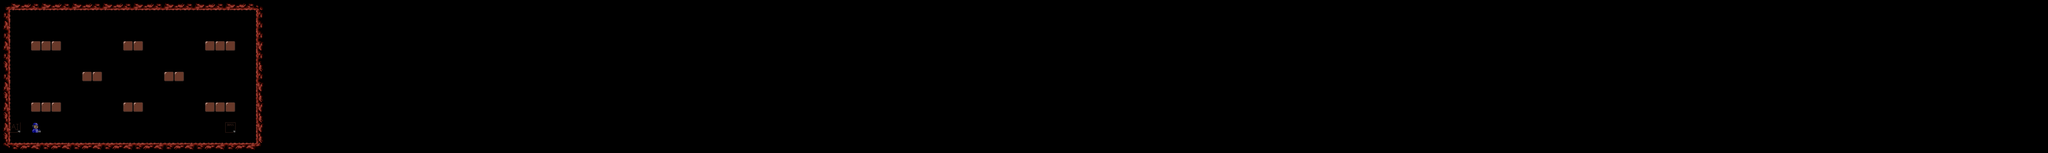

Rendered tile map (Tiled .tmx) drawn with the repository's tilesets; below, a short description and the map source with its tile grids summarised:
An orthogonal 200x15 tile map with 32x32 px tiles, 2 tile layers (terrain, object), 2 tilesets.

<map version="1.2" tiledversion="1.3.4" orientation="orthogonal" renderorder="right-down" width="200" height="15" tilewidth="32" tileheight="32" infinite="0" nextlayerid="3" nextobjectid="1">
 <editorsettings>
  <export target="stage4.csv" format="csv" />
 </editorsettings>
 <tileset firstgid="1" source="terrain.tsx" />
 <tileset firstgid="129" source="object.tsx" />
 <layer id="1" name="terrain" width="200" height="15">
  <data>[3000 cells, 98 non-empty, 17 distinct tile ids]</data>
 </layer>
 <layer id="2" name="object" width="200" height="15" opacity="0.64">
  <data>[3000 cells, 3 non-empty, 3 distinct tile ids]</data>
 </layer>
</map>
